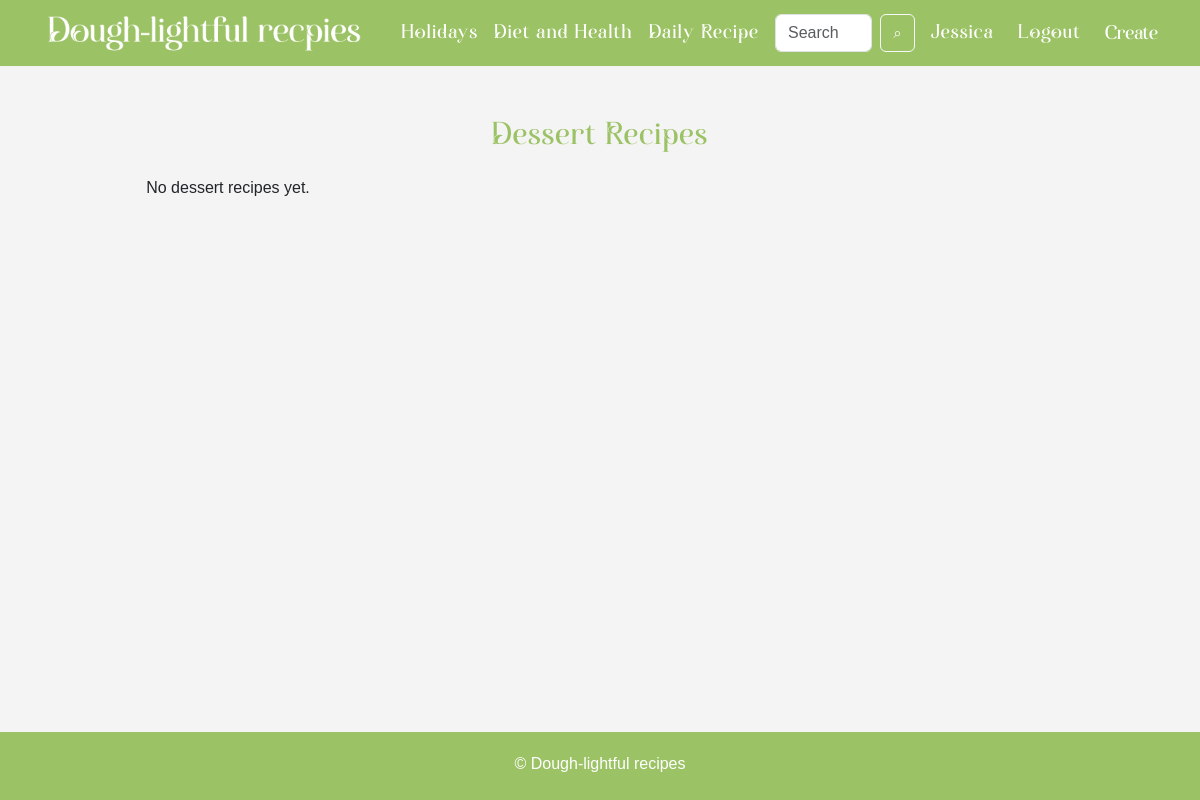
Page /daily/?subcategory=dessert (signed in) on the earlier database version.
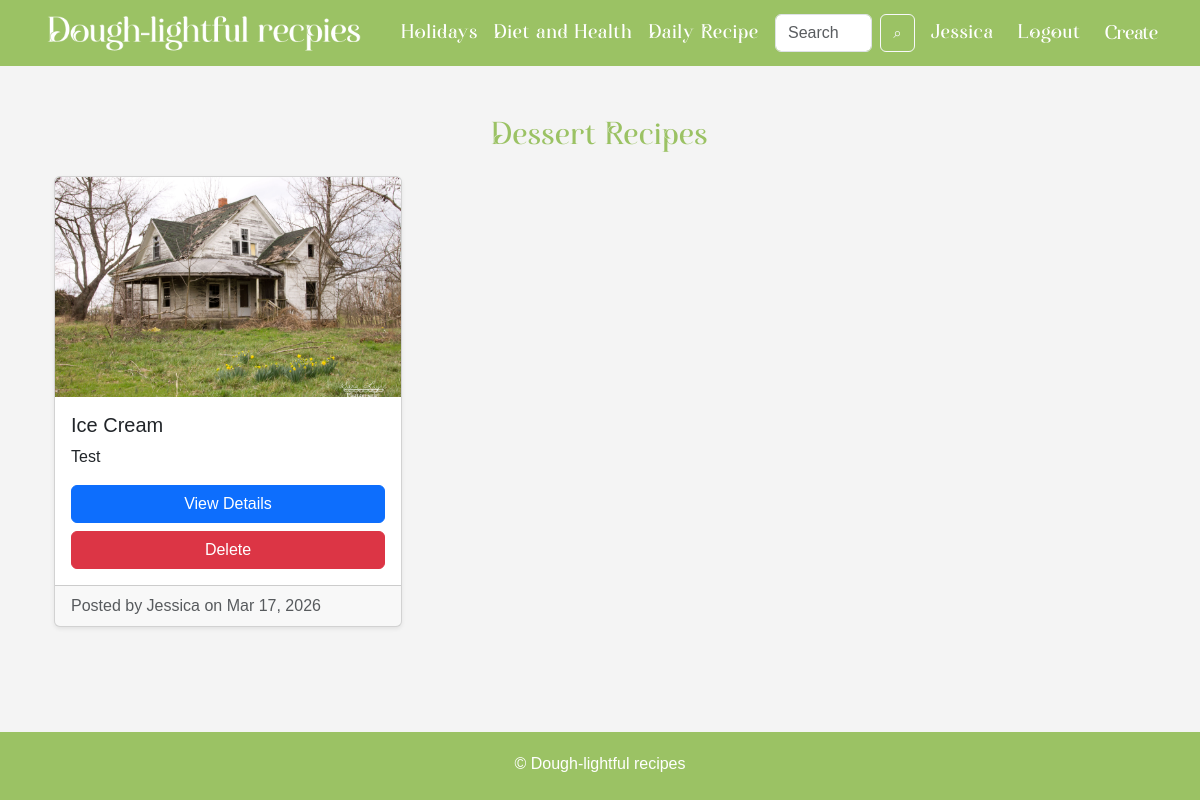
Same page on the later database version.
### recipe/models.py (models this page shows, shortened)
class Recipe(models.Model):
    MAIN_CATEGORIES = [
        ('daily', 'Daily Recipes'),
        ('holiday', 'Holidays'),
        ('health', 'Diet & Health'),
    ]
    SUB_CATEGORIES = [
        ('breakfast', 'Breakfast'),
        ('lunch', 'Lunch'),
        ('dinner', 'Dinner'),
        ('dessert', 'Dessert'),
        ('drinks', 'Drinks'),
        ('new_years', "New Year's"),
        ('mothers_day', "Mother's Day"),
        ('keto', 'Keto'),
        ('vegetarian', 'Vegetarian'),
    ]
    user = models.ForeignKey(User, on_delete=models.CASCADE)
    title = models.CharField(max_length=200)
    description = models.TextField()
    ingredients = models.TextField()
    instructions = models.TextField()
    image = models.ImageField(upload_to='recipes/', blank=True, null=True)
    main_category = models.CharField(max_length=20, choices=MAIN_CATEGORIES)
    sub_category = models.CharField(max_length=20, choices=SUB_CATEGORIES, blank=True, null=True)
    created_at = models.DateTimeField(auto_now_add=True)

### recipe/views.py (the view)
# urls.py: path('daily/', views.daily_view, name='daily_all'),
def daily_view(request):
    subcat = request.GET.get('subcategory')
    recipes = Recipe.objects.filter(
        main_category='daily',
        sub_category=subcat
    ).order_by('-created_at') if subcat else Recipe.objects.filter(main_category='daily').order_by('-created_at')
    template_name = f'food/daily/{subcat}.html' if subcat else 'food/daily/all.html'
    return render(request, template_name, {'recipes': recipes})

### templates/food/daily/dessert.html
{% extends 'base.html' %}
{% load static %}
{% block content %}
<div class="container mt-4">
    <h2 class="mb-4 text-center heading">Dessert Recipes</h2>
    <div class="row row-cols-1 row-cols-md-3 g-4">
        {% for recipe in recipes %}
        <div class="col">
            <div class="card h-100 shadow-sm">
                {% if recipe.image %}
                <img src="{{ recipe.image.url }}" class="card-img-top" alt="{{ recipe.title }}">
                {% else %}
                <img src="{% static 'recipestatic/Le_Logo.png' %}" class="card-img-top" alt="{{ recipe.title }}">
                {% endif %}
                <div class="card-body d-flex flex-column">
                    <h5 class="card-title">{{ recipe.title }}</h5>
                    <p class="card-text">
                        {{ recipe.description }}
                    </p>
                    <a href="{% url 'recipe_detail' recipe.id %}" class="btn btn-primary mt-auto">
                        View Details
                    </a>
                    {% if user == recipe.user %}
                    <a href="{% url 'delete_recipe' recipe.id %}" class="btn btn-danger mt-2">
                        Delete
                    </a>
                    {% endif %}
                </div>
                <div class="card-footer text-muted">
                    Posted by {{ recipe.user.username }} on {{ recipe.created_at|date:"M d, Y" }}
                </div>
            </div>
        </div>
        {% empty %}
        <p class="text-center">No dessert recipes yet.</p>
        {% endfor %}
    </div>
</div>
{% endblock %}

Differences in the rows shown:
added Recipe: image (picture), title "Ice Cream", description "Test", shows "Delete", user.username "Jessica", created_at "Mar 17, 2026"
Other differences:
text no longer shown: "No dessert recipes yet."
